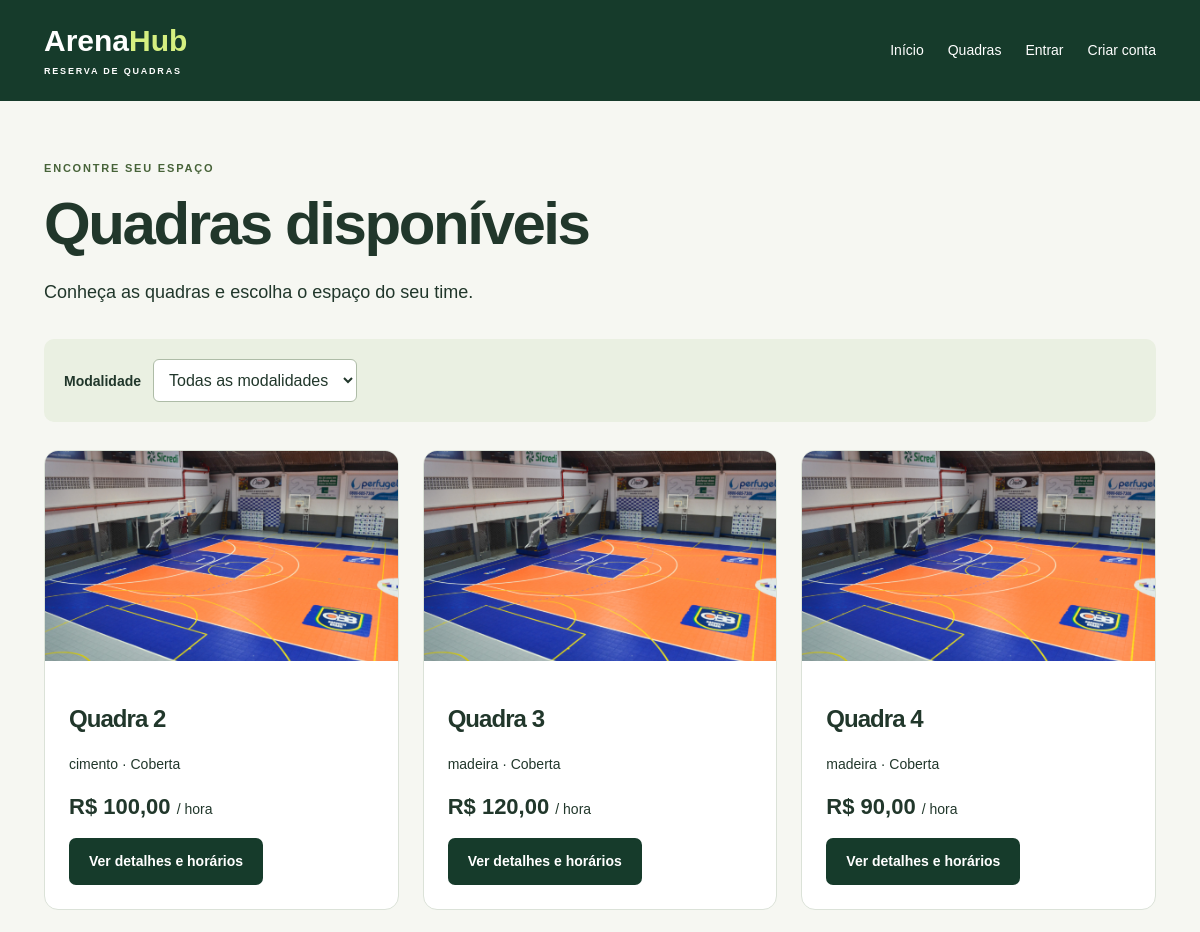
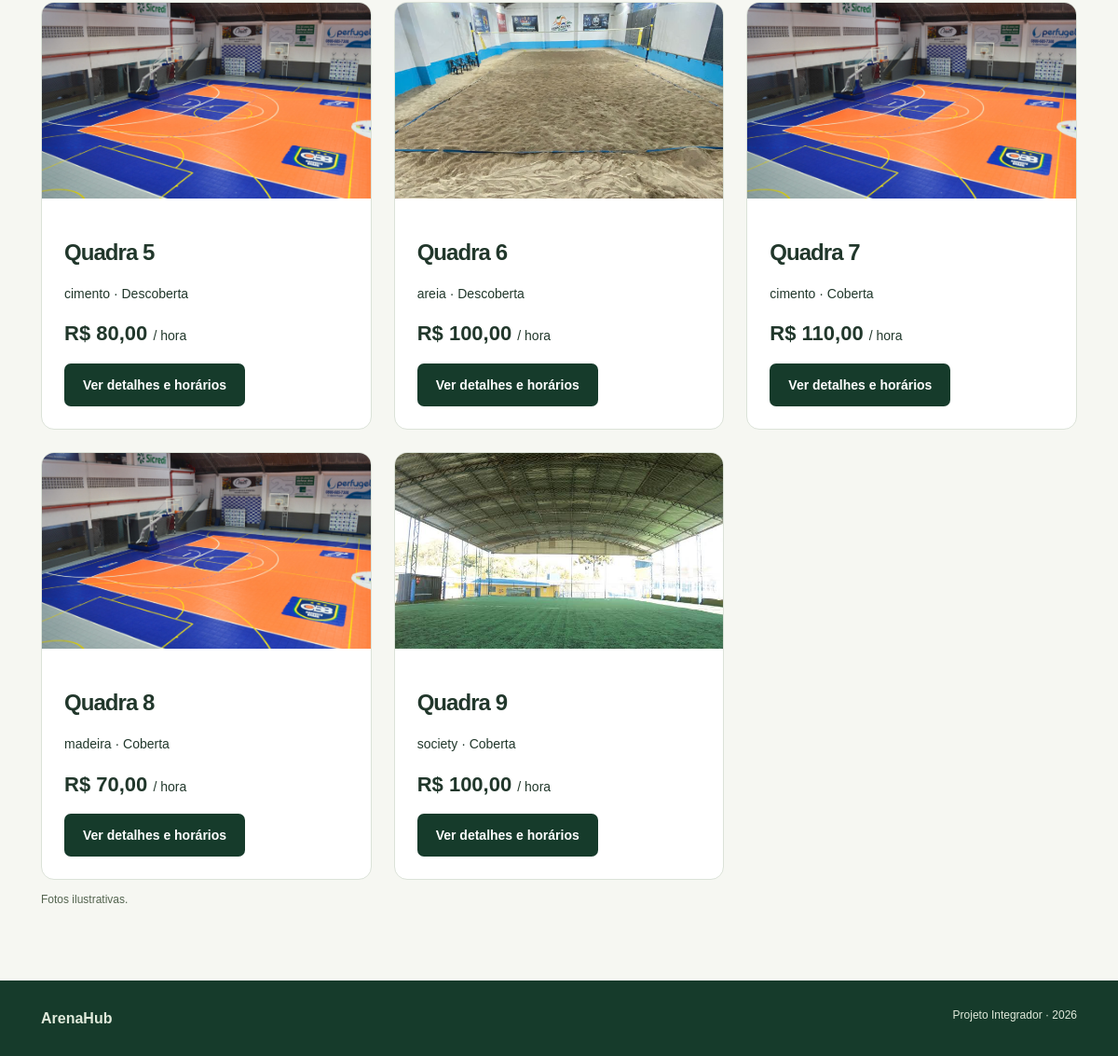
/quadras.php, run on the app's committed database (2 pictures, top to bottom).
### tables this page shows
CREATE TABLE `quadra` (
  `id_quadra` int(11) NOT NULL AUTO_INCREMENT,
  `id_empresa` int(11) NOT NULL,
  `nome` varchar(70) NOT NULL,
  `descricao` varchar(300) DEFAULT NULL,
  `tipo_piso` varchar(30) NOT NULL,
  `cobertura` tinyint(1) NOT NULL,
  `capacidade` int(11) NOT NULL,
  `valor_hora` decimal(10,2) NOT NULL,
  `status` varchar(20) NOT NULL,
  PRIMARY KEY (`id_quadra`),
  KEY `fk_quadra_empresa` (`id_empresa`),
  CONSTRAINT `fk_quadra_empresa` FOREIGN KEY (`id_empresa`) REFERENCES `empresa` (`id_empresa`)
);

### config/dados.php (called while the page is built, shortened)
<?php
function e($valor) { return htmlspecialchars((string)$valor, ENT_QUOTES, 'UTF-8'); }
function preco($valor) { return 'R$ '.number_format($valor, 2, ',', '.'); }

### quadras.php (the view, shortened to what this page needs)
<?php
include("config/conexao.php");
include("estrutura/cabecalho.php");
$sql = "SELECT DISTINCT quadra.id_quadra, quadra.nome,
               quadra.tipo_piso, quadra.cobertura,
               quadra.valor_hora
        FROM quadra
        LEFT JOIN quadra_esporte
            ON quadra.id_quadra = quadra_esporte.id_quadra
        WHERE quadra.status = 'ativa'";
$sql = $sql . " ORDER BY quadra.nome";
$resultado = $conn->query($sql);
?>
<p class="etiqueta">ENCONTRE SEU ESPAÇO</p>
<h1>Quadras disponíveis</h1>
<p class="introducao">
    Conheça as quadras e escolha o espaço do seu time.
</p>
<form class="filtro" action="quadras.php" method="get">
    <label for="modalidade">Modalidade</label>
    <select id="modalidade" name="modalidade"
        onchange="this.form.requestSubmit()">
        <option value="0">Todas as modalidades</option>
    </select>
</form>
<div class="grade">
    <?php
    while ($quadra = $resultado->fetch_assoc()) {
        $imagem = "img/salao.jpg";
        $cobertura = "Descoberta";
        if ($quadra["tipo_piso"] == "areia") {
            $imagem = "img/areia.jpg";
        }
        if ($quadra["tipo_piso"] == "society" ||
            $quadra["tipo_piso"] == "Grama sintética") {
            $imagem = "img/sintetico.jpeg";
        }
        if ($quadra["cobertura"] == 1) {
            $cobertura = "Coberta";
        }
    ?>
        <article class="cartao">
            <img
                class="foto-quadra"
                src="<?php echo e($imagem); ?>"
                alt="Foto ilustrativa de quadra esportiva"
                loading="lazy"
            >
            <div class="cartao-corpo">
                <h2><?php echo e($quadra["nome"]); ?></h2>
                <p>
                    <?php echo e($quadra["tipo_piso"]); ?>
                    · <?php echo e($cobertura); ?>
                </p>
                <p>
                    <strong class="preco">
                        <?php echo preco($quadra["valor_hora"]); ?>
                    </strong>
                    / hora
                </p>
                <a
                    class="botao"
                    href="detalhes.php?id=<?php echo $quadra["id_quadra"]; ?>"
                >
                    Ver detalhes e horários
                </a>
            </div>
        </article>
    <?php
    }
    ?>
</div>
<p class="ajuda">Fotos ilustrativas.</p>
<?php
include("estrutura/rodape.php");
?>

### estrutura/cabecalho.php (shortened to what this page needs)
<?php
include_once("config/dados.php");
?>
<!DOCTYPE html>
<html lang="pt-BR">
<head>
    <link rel="stylesheet" href="css/style.css?v=2">
</head>
<body>
    <header>
        <div class="barra">
            <a class="marca" href="index.php">
                Arena<span>Hub</span>
                <small>RESERVA DE QUADRAS</small>
            </a>
            <nav aria-label="Navegação principal">
                <a href="index.php">Início</a>
                <a href="quadras.php">Quadras</a>
                <?php if (isset($_SESSION["id_cliente"])) { ?>
                    <a href="minhas_reservas.php">Minhas reservas</a>
                    <span>Olá, <?php echo e($_SESSION["nome_cliente"]); ?></span>
                    <form action="sair.php" method="post">
                        <button type="submit">Sair</button>
                    </form>
                <?php } else { ?>
                    <a href="login.php">Entrar</a>
                    <a href="cadastro.php">Criar conta</a>
                <?php } ?>
            </nav>
        </div>
    </header>
    <main id="conteudo">

### estrutura/rodape.php
</main>
<footer>
    <div><strong>ArenaHub</strong><span>Projeto Integrador · 2026</span>
    </div>
</footer></body></html>

### css/style.css (style rules this page uses)
* { box-sizing: border-box; }
:root { --verde:#163b2b; --lima:#d5ef80; --papel:#f6f7f2; --texto:#21372b; --borda:#dbe2d8; }
body { margin:0; background:var(--papel); color:var(--texto); font-family:Arial,sans-serif; line-height:1.6; min-height:100vh; display:flex; flex-direction:column; }
a { color:var(--verde); text-underline-offset:4px; }
button,input,select { font: inherit; }
button,a,input,select { touch-action:manipulation; }
header { background:var(--verde); color:white; }
.barra { max-width: 1160px; margin: auto; padding: 24px; display: flex; justify-content: space-between; align-items: center; gap: 24px; }
.marca { font-size:30px; font-weight:800; color:white; text-decoration:none; line-height:1.1; }
.marca span { color:var(--lima); }
.marca small { display:block; font-size:9px; letter-spacing:1.8px; margin-top:10px; }
nav { display: flex; gap: 24px; flex-wrap: wrap; }
nav a { color:white; text-decoration:none; font-size:14px; }
main { width:min(1160px,100%); padding:48px 24px 64px; margin:auto; flex:1; }
h1,h2,h3 { line-height: 1.15; letter-spacing: -.04em; }
h1 { font-size:clamp(34px,5vw,60px); margin:12px 0 20px; }
h2 { font-size:28px; }
.etiqueta { font-size: 11px; font-weight: bold; letter-spacing: 1.8px; color: #476339; }
.introducao { font-size:18px; max-width:740px; margin-bottom:32px; }
.botao,button { border:0; border-radius:7px; background:var(--verde); color:white; padding:12px 20px; display:inline-block; text-decoration:none; cursor:pointer; font-weight:bold; font-size:14px; }
.passos,.grade { display:grid; grid-template-columns:repeat(3,1fr); gap:24px; }
.passos p,.cartao p { font-size:14px; }
.filtro { display:flex; gap:12px; align-items:center; flex-wrap:wrap; padding:20px; background:#eaf0e2; border-radius:10px; margin:28px 0; }
.filtro label { margin:0; }
.filtro input,.filtro select { width: auto; max-width: 100%; }
.cartao { background:white; border:1px solid var(--borda); border-radius:14px; overflow:hidden; }
.cartao-corpo { padding:24px; }
.cartao h2 { font-size:24px; }
.preco { font-size: 22px; }
label { display:block; font-size:14px; font-weight:bold; margin:16px 0 6px; }
input,select { display: block; width: 100%; border: 1px solid #aebca7; border-radius: 6px; padding: 11px; background: white; color: var(--texto); min-width: 0; }
.ajuda { font-size: 12px; color: #53644f; }
footer { background:var(--verde); color:#e0eadb; padding:28px max(24px,calc((100% - 1112px)/2)); }
footer>div { display: flex; justify-content: space-between; gap: 20px; }
footer p,footer span { font-size:12px; }
.foto-quadra { display:block; width:100%; height:210px; object-fit:cover; }
.barra nav { display: flex; align-items: center; flex-wrap: wrap; }

### data on the page
quadra: nome "Quadra 2", tipo_piso "cimento", cobertura "Coberta", valor_hora "R$ 100,00"
quadra: nome "Quadra 3", tipo_piso "madeira", cobertura "Coberta", valor_hora "R$ 120,00"
quadra: nome "Quadra 4", tipo_piso "madeira", cobertura "Coberta", valor_hora "R$ 90,00"
quadra: nome "Quadra 5", tipo_piso "cimento", cobertura "Descoberta", valor_hora "R$ 80,00"
quadra: tipo_piso (picture), nome "Quadra 6", tipo_piso "areia", cobertura "Descoberta", valor_hora "R$ 100,00"
quadra: nome "Quadra 7", tipo_piso "cimento", cobertura "Coberta", valor_hora "R$ 110,00"
quadra: nome "Quadra 8", tipo_piso "madeira", cobertura "Coberta", valor_hora "R$ 70,00"
quadra: shows a picture, nome "Quadra 9", tipo_piso "society", cobertura "Coberta", valor_hora "R$ 100,00"
